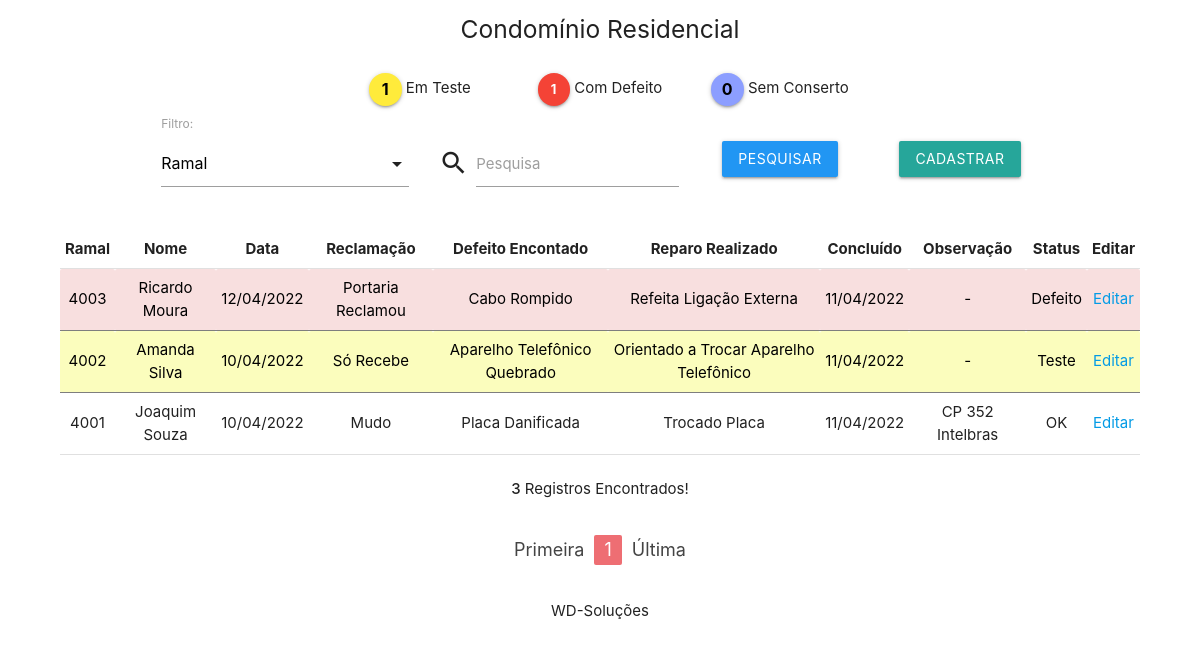
Screenshot of /ramal.php (signed in) with the database file from the repository.
### tables this page shows
CREATE TABLE `ramal` (
  `id` int(11) NOT NULL,
  `ramal` decimal(4,0) NOT NULL,
  `nome` varchar(30) DEFAULT NULL,
  `data_entrada` date DEFAULT NULL,
  `reclamacao` varchar(30) DEFAULT NULL,
  `defeito` varchar(35) DEFAULT NULL,
  `reparo` varchar(40) DEFAULT NULL,
  `data_fechamento` date DEFAULT NULL,
  `observacao` varchar(80) DEFAULT NULL,
  `situacao` varchar(15) DEFAULT NULL
);

### ramal.php (the view, shortened to what this page needs)
<?php
include_once("base.php");
$filtro_ramal = "ramal";
$palavra = "";
?>
    <main>
        <div class="container ">
                <div class="row">
                    <div class="col s1 l1">
                    </div>
                    <div class="input-field col s3 l3">
                        <form method="POST">
                            <label>Filtro:</label>
                        </form>
                    </div>
                    <form method="POST">
                        <div class="input-field col s3 l3">
                            <i class="material-icons prefix">search</i>
                            <input type="text" id="autocomplete-input" class="autocomplete" name="palavra"
                            value="<?php  echo $palavra; ?>">
                            <label for="autocomplete-input">Pesquisa</label>
                        </div>
                        <div class="input-field col s2 l2">
                            <input type="submit" value="Pesquisar" class="btn blue">
                        </div>
                        <div class="input-field col s2 l2" >
                            <a href="cadastra.php"><div class="btn">Cadastrar</div></a>
                        </div>
                    </form>
                </div>
                    <?php
                        $pagina_atual = filter_input(INPUT_GET,'pagina', FILTER_SANITIZE_NUMBER_INT);
                        $pagina = (!empty($pagina_atual)) ? $pagina_atual : 1;
                        $qnt_result_pg = 10;
                        $inicio = ($qnt_result_pg * $pagina) - $qnt_result_pg;
                        $sql = "SELECT * FROM ramal WHERE $filtro_ramal LIKE '%$palavra%' ORDER BY situacao = 'OK' , data_entrada DESC LIMIT $inicio, $qnt_result_pg";
                        $consulta = mysqli_query($conexao, $sql);
                        echo "<table class='centered highlight responsive-table'>";
                        echo "<thead>";
                        echo "<tr>";
                        echo "<th>Ramal</th>";
                        echo "<th>Nome</th>";
                        echo "<th>Data</th>";
                        echo "<th>Reclamação</th>";
                        echo "<th>Defeito Encontado</th>";
                        echo "<th>Reparo Realizado</th>";
                        echo "<th>Concluído</th>";
                        echo "<th>Observação</th>";
                        echo "<th>Status</th>";
                        echo "<th>Editar</th>";
                        echo "</tr>";
                        echo "</thead>";
                        print "<tbody>";
                        while($exibirRegistros = mysqli_fetch_array($consulta)){
                            $id = $exibirRegistros[0];
                            $ramal = $exibirRegistros[1];
                            $nome = $exibirRegistros[2];
                            $data_entrada = $exibirRegistros[3];
                            $data_entrada_br = date('d/m/Y', strtotime($data_entrada));
                            $reclamacao = $exibirRegistros[4];
                            $defeito = $exibirRegistros[5];
                            $reparo = $exibirRegistros[6];
                            $data_fechamento = $exibirRegistros[7];
                            $data_fechamento_br = date('d/m/Y', strtotime($data_fechamento));
                            $observacao = $exibirRegistros[8];
                            $situacao = $exibirRegistros[9];
                            if($situacao =='Teste'){
                                print "<tr>";
                                print "<td class='teste'>$ramal</td>";
                                if($nome == ""){
                                    print "<td class='teste'>-</td>";
                                }else{
                                    print "<td class='teste'>$nome</td>";
                                }
                                print "<td class='teste'>$data_entrada_br</td>";
                                print "<td class='teste'>$reclamacao</td>";
                                if($defeito == ""){
                                    print "<td class='teste'>-</td>";
                                }else{
                                    print "<td class='teste'>$defeito</td>";
                                }
                                if($reparo == ""){
                                    print "<td class='teste'>-</td>";
                                }else{
                                    print "<td class='teste'>$reparo</td>";
                                }
                                print "<td class='teste'>$data_fechamento_br</td>";
                                if($observacao == ""){
                                    print "<td class='teste'>-</td>";
                                }else{
                                    print "<td class='teste'>$observacao</td>";
                                }
                                print "<td class='teste'>$situacao</td>";
                                print "<td class='teste'><a class='edita' href='edita.php?id=" . $id . "'> Editar </a></td>";
                                print "</tr>";
                            }elseif($situacao =='Defeito'){
                                print "<tr>";
                                print "<td class='defeito'>$ramal</td>";
                                if($nome == ""){
                                    print "<td class='defeito'>-</td>";
                                }else{
                                    print "<td class='defeito'>$nome</td>";
                                }
                                print "<td class='defeito'>$data_entrada_br</td>";
                                print "<td class='defeito'>$reclamacao</td>";
                                if($defeito == ""){
                                    print "<td class='defeito'>-</td>";
                                }else{
                                    print "<td class='defeito'>$defeito</td>";
                                }
                                if($reparo == ""){
                                    print "<td class='defeito'>-</td>";
                                }else{
                                    print "<td class='defeito'>$reparo</td>";
                                }
                                print "<td class='defeito'>$data_fechamento_br</td>";
                                if($observacao == ""){
                                    print "<td class='defeito'>-</td>";
                                }else{
                                    print "<td class='defeito'>$observacao</td>";
                                }
                                print "<td class='defeito'>$situacao</td>";
                                print "<td class='defeito'><a class='edita' href='edita.php?id=" . $id . "'> Editar </a></td>";
                                print "</tr>";
                            }else{
                                print "<tr>";
                                print "<td> $ramal </td>";
                                if($nome == ""){
                                    print "<td>-</td>";
                                }else{
                                    print "<td>$nome</td>";
                                }
                                print "<td> $data_entrada_br </td>";
                                print "<td> $reclamacao </td>";
                                if($defeito == ""){
                                    print "<td>-</td>";
                                }else{
                                    print "<td>$defeito</td>";
                                }
                                if($reparo == ""){
                                    print "<td>-</td>";
                                }else{
                                    print "<td>$reparo</td>";
                                }
                                print "<td> $data_fechamento_br </td>";
                                if($observacao == ""){
                                    print "<td>-</td>";
                                }else{
                                    print "<td>$observacao</td>";
                                }
                                print "<td> $situacao </td>";
                                print "<td><a class='edita' href='edita.php?id=" . $id . "'> Editar </a></td>";
                                print "</tr>";
                            }
                        }
                            print "</tbody>";
                            print "</table>";
                            print "<br>";
                    ?>
                    <div class="row">
                        <div class="col s12">
                            <?php
                                $sql = "SELECT * FROM ramal WHERE $filtro_ramal LIKE '%$palavra%' ORDER BY data_entrada DESC";
                                $consulta = mysqli_query($conexao, $sql);
                                $registros = mysqli_num_rows($consulta);
                                print "<strong>$registros</strong> Registros Encontrados!";
                            ?>
                        </div>
                    </div>
                    <div class="row">
                        <div class="col s12">
                            <ul class="pagination">
                                <?php
                                    $result_pg = "SELECT COUNT(id) AS num_result FROM ramal WHERE $filtro_ramal LIKE '%$palavra%' ";
                                    $resultado_pg = mysqli_query($conexao, $result_pg);
                                    $row_pg = mysqli_fetch_assoc($resultado_pg);
                                    $quantidade_pg = ceil($row_pg['num_result'] / $qnt_result_pg);
                                    echo "<li class='waves-effect'><a href='ramal.php?pagina=1'>Primeira</a></li>";
                                    echo "<li class='active'><a href='#'>$pagina</a></li>";
                                    echo "<li class='waves-effect'><a href='ramal.php?pagina=$quantidade_pg'>Última</a></li>";
                                ?>
                        </ul>
                    </div>
                </div>
            </div>
    </main>
    <footer>
        <div class="row">
            <div class="col s12">WD-Soluções</div>
        </div>
    </footer>
</body>
</html>

### base.php (shortened to what this page needs)
<?php
include_once("conexao.php");
?>
<!DOCTYPE html>
<html lang="pt-br">
<head>
    <link rel="stylesheet" href="materialize\css\materialize.css">
    <link rel="stylesheet" href="style.css">
</head>
<body>
    <header>
        <div class="row">
            <div class="col s12"><h5>Condomínio Residencial</h5></div>
        </div>
    </header>
    <main>
        <div class="container ">
            <div class="row">
                <div class="col s3">
                </div>
                <div class="col s5 l2">
                    <?php
                        $sql = "SELECT * FROM ramal WHERE situacao LIKE 'Teste'";
                        $consulta = mysqli_query($conexao, $sql);
                        $registros = mysqli_num_rows($consulta);
                        print "<div id='scale-demo' class='btn-floating btn-small scale-transition yellow preto'>
                        $registros</div> Em Teste";
                    ?>
                </div>
                <div class="col s5 l2">
                    <?php
                        $sql = "SELECT * FROM ramal WHERE situacao LIKE 'Defeito'";
                        $consulta = mysqli_query($conexao, $sql);
                        $registros = mysqli_num_rows($consulta);
                        print "<div id='scale-demo' class='btn-floating btn-small scale-transition red'>
                        $registros</div> Com Defeito";
                    ?>
                </div>
                <div class="col s5 l2">
                    <?php
                        $sql = "SELECT * FROM ramal WHERE situacao LIKE 'Sem Conserto'";
                        $consulta = mysqli_query($conexao, $sql);
                        $registros = mysqli_num_rows($consulta);
                        print "<div id='scale-demo' class='btn-floating btn-small scale-transition indigo accent-1 preto'>
                        $registros</div> Sem Conserto";
                    ?>
                </div>
            </div>
            </div>
    </main>
</body>
</html>

### style.css (style rules this page uses)
.row { text-align: center; }
.teste { background-color: rgb(251, 253, 189); color: black; border-bottom: 0.5px solid rgb(126, 126, 126); }
.defeito { background-color: rgb(248, 223, 223); color: black; border-bottom: 0.5px solid rgb(126, 126, 126); }
.btn-floating { font-weight: bold; }
.preto { color: black; font-size: 16px; }

### rows the page displays
ramal: ramal "4003", nome "Ricardo Moura", data_entrada "12/04/2022", reclamacao "Portaria Reclamou", defeito "Cabo Rompido", reparo "Refeita Ligação Externa", data_fechamento "11/04/2022", situacao "Defeito"
ramal: ramal "4002", nome "Amanda Silva", data_entrada "10/04/2022", reclamacao "Só Recebe", defeito "Aparelho Telefônico Quebrado", reparo "Orientado a Trocar Aparelho Telefônico", data_fechamento "11/04/2022", situacao "Teste"
ramal: ramal "4001", nome "Joaquim Souza", data_entrada "10/04/2022", reclamacao "Mudo", defeito "Placa Danificada", reparo "Trocado Placa", data_fechamento "11/04/2022", observacao "CP 352 Intelbras", situacao "OK"

### other values shown
$registros "1"
$registros "0"
$registros "3"
$pagina "1"
